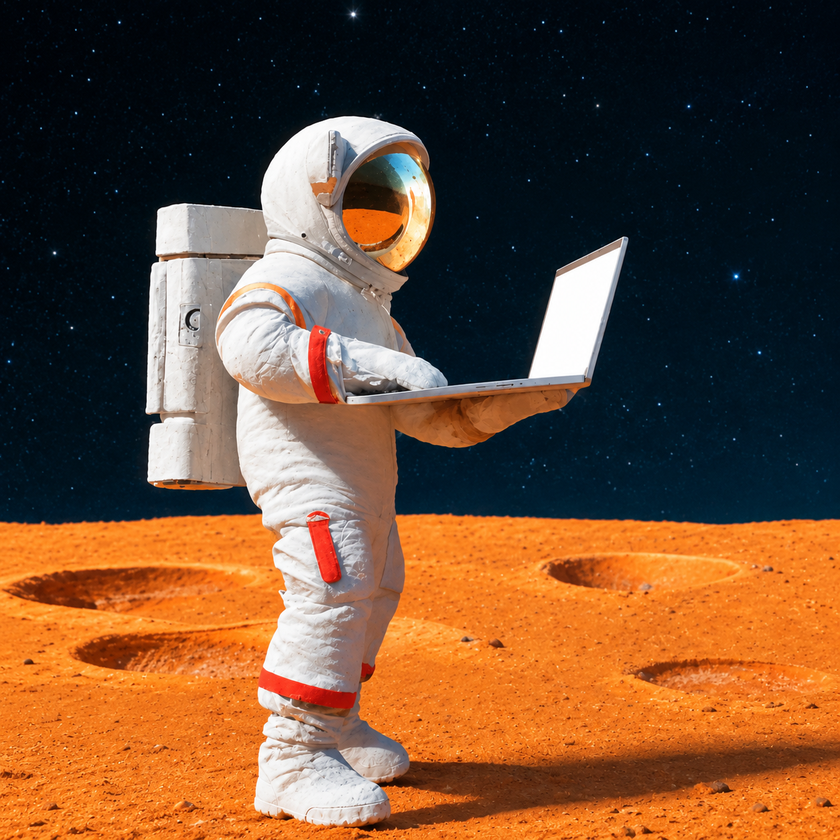
#> input picture myOne.png, 840 x 840 px, shrunk from 1254 x 1254 before the run
$ python image_flipping.py
#> lines starting #> are read from the running program, lines starting #| are printed output that depends on the picture
import cv2

image = cv2.imread("myOne.png")
#> image is the input picture: shape (840, 840, 3); mean B, G, R 52.9, 77.8, 112.4

if image is None:
            print("Image not found")
            exit()

print("Original Image shape is :",image.shape)
#| Original Image shape is : (840, 840, 3)

horizental_flip = cv2.flip(image,flipCode=1) # 1 for horizental flip 0 for vertical and -1 for both
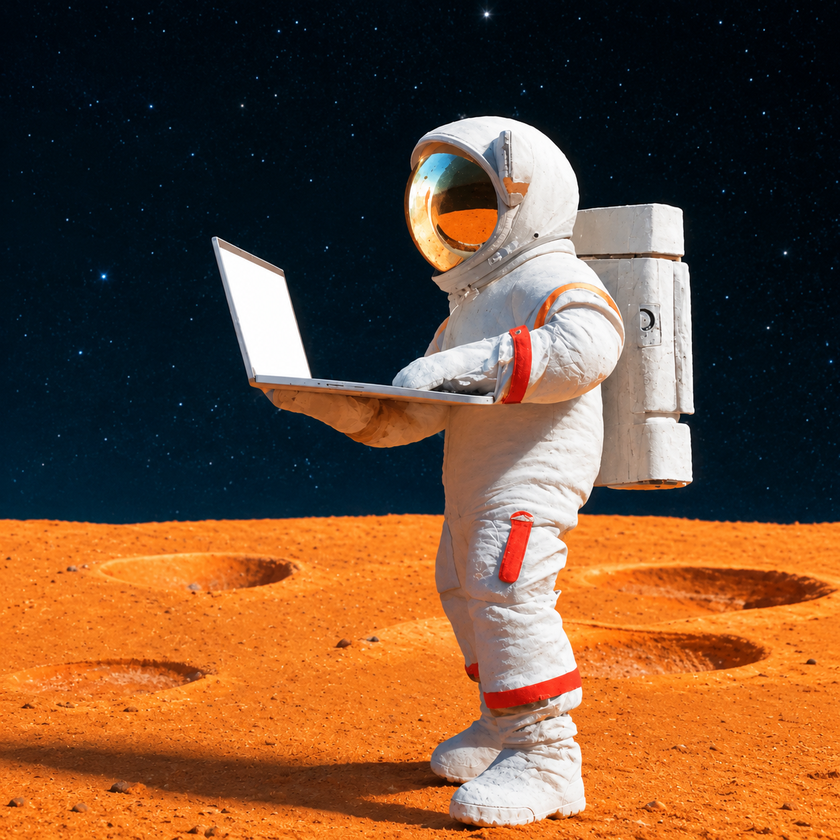
#> horizental_flip: shape (840, 840, 3); mean B, G, R 52.9, 77.8, 112.4
vertical_flip = cv2.flip(image,flipCode=0) # 1 for horizental flip 0 for vertical and -1 for both
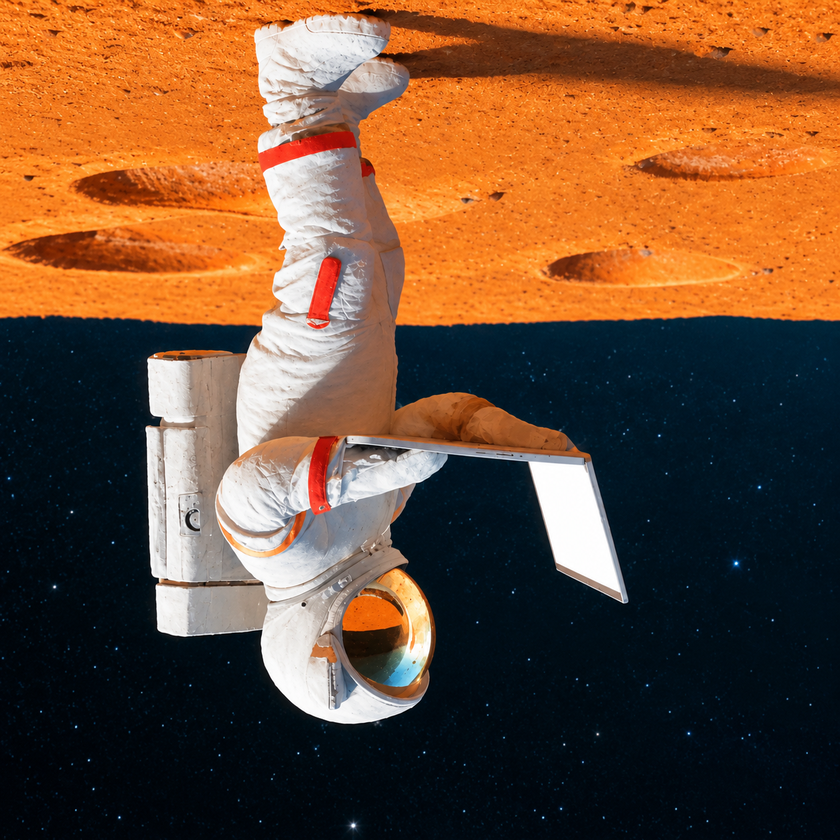
#> vertical_flip: shape (840, 840, 3); mean B, G, R 52.9, 77.8, 112.4
mix_flip = cv2.flip(image,flipCode=-1) # 1 for horizental flip 0 for vertical and -1 for both
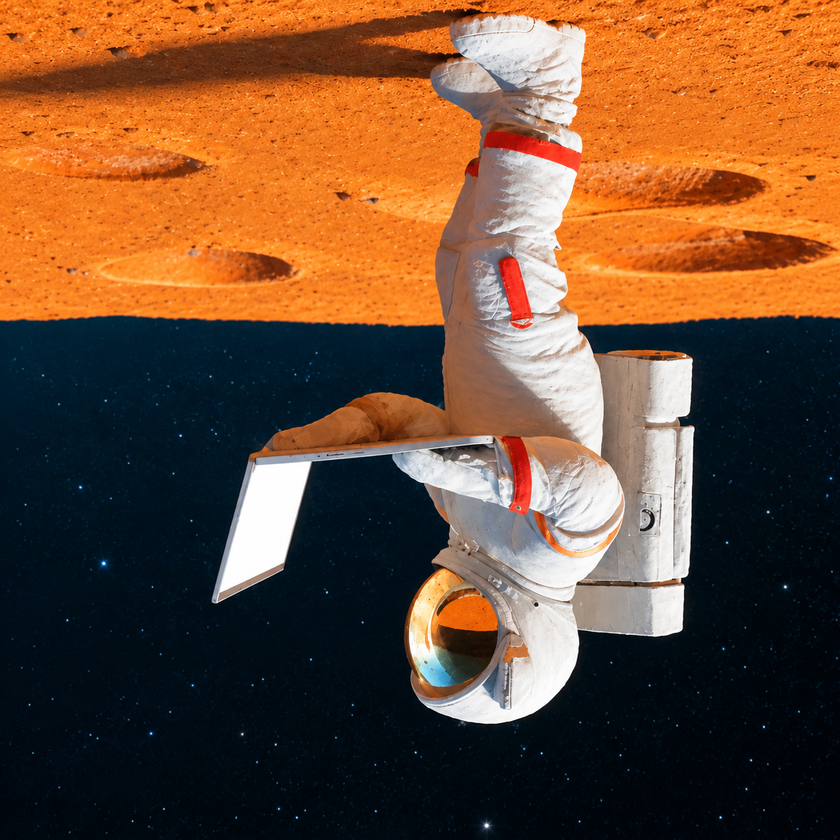
#> mix_flip: shape (840, 840, 3); mean B, G, R 52.9, 77.8, 112.4

cv2.imwrite("outputs/horizental.png",horizental_flip)
cv2.imwrite("outputs/vertical_flip.png",vertical_flip)
cv2.imwrite("outputs/mix_flip.png",mix_flip)
